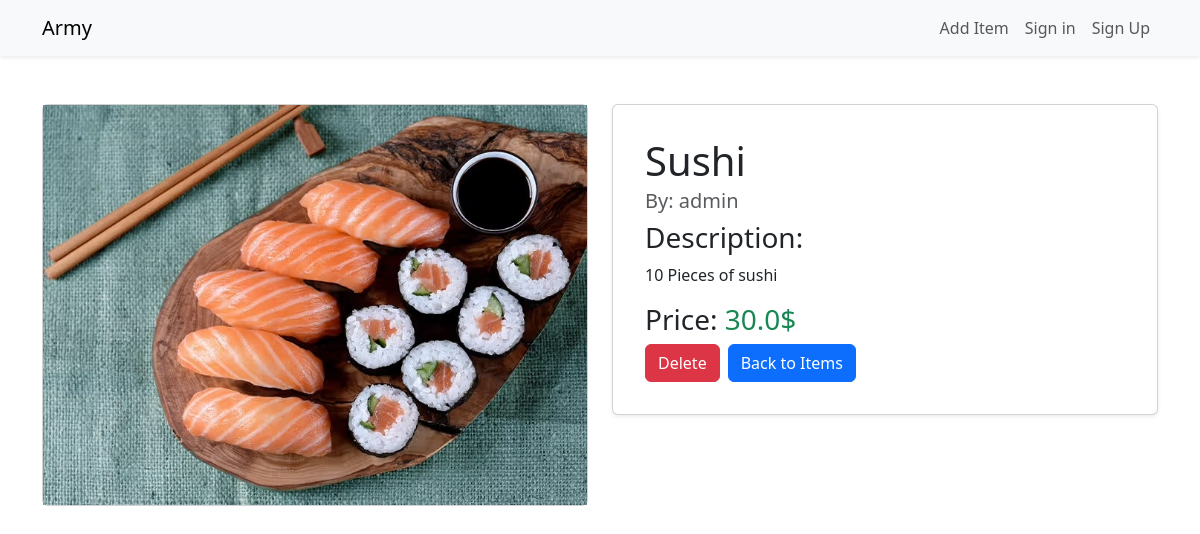
Screenshot of /food/details/5 with the database file from the repository.
### food/models.py (models this page shows, shortened)
class Item(models.Model):
    username = models.ForeignKey(User, on_delete=models.CASCADE, default=1)
    item_name = models.CharField(max_length=80)
    item_des = models.CharField(max_length=80)
    price = models.FloatField()
    item_image = models.ImageField(max_length=500, default="https://www.google.com/url?sa=i&url=https%3A%2F%2Fwww.flaticon.com%2Ffree-icon%2Fplaceholder_1377194&psig=AOvVaw33ZI-EobWzE6fbzuZVhkRQ&ust=1726661043871000&source=images&cd=vfe&opi=89978449&ved=0CBEQjRxqFwoTCJCv1uP3yYgDFQAAAAAdAAAAABAt", upload_to='foods')

### food/views.py (the view)
# urls.py: path('details/<int:pk>', views.DetailsView.as_view(), name='details'),
class DetailsView(DetailView):
    model = Item
    template_name = 'details.html'

### food/templates/details.html (shortened to what this page needs)
{% extends "master.html" %}
{% block content %}
<div class="container mt-5">
    <div class="row">
        <div class="col-md-6">
            <div class="card mb-4">
                <img height="400px" src="{{ item.item_image.url }}" alt="{{ item.item_name }}">
            </div>
        </div>
        <div class="col-md-6">
            <div class="card mb-4 p-3 shadow-sm">
                <div class="card-body">
                    <h1 class="card-title">{{ item.item_name }}</h1>
                    <h5 class="card-subtitle mb-2 text-muted">By: {{ item.username }}</h5>
                    <h3>Description:</h3>
                    <p class="card-text">{{ item.item_des }}</p>
                    <h3>Price: <span class="text-success">{{ item.price }}$</span></h3>
                    <div class="d-flex">
                        <a href="/food/deleting/{{ item.id }}" class="btn btn-danger me-2">Delete</a>
                        <a href="/food/items" class="btn btn-primary">Back to Items</a>
                    </div>
                </div>
            </div>
        </div>
    </div>
</div>
{% endblock %}

### rows the page displays
Item: item_image (picture), item_name "Sushi", username "admin", item_des "10 Pieces of sushi", price "30.0"
